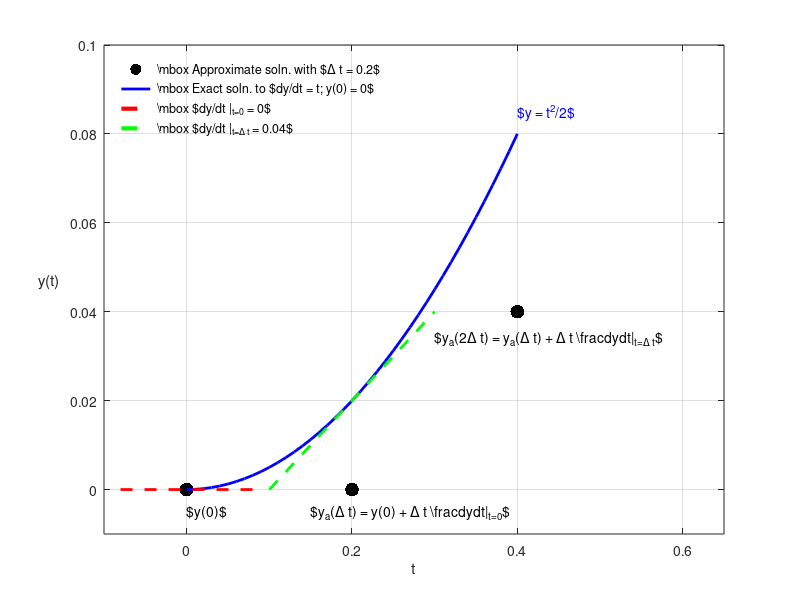

Reproduce this figure in MATLAB. (Note: this script raises an error after producing the figure.)
clear;
t = [0:0.2:0.4];
dt = t(2)-t(1);
y(1) = 0;
for i = 1:length(t)-1
    y(i+1) = y(i) + dt*t(i);
end

te = [0:0.01:t(end)];
ye = te.^2/2;

figure(1);clf;
    plot(t,y,'k.','MarkerSize',30);
    hold on;grid on;
    plot(te,ye,'b','LineWidth',2);
    xlabel('t');
    ylabel('y(t) ','Rotation',0,'HorizontalAlignment','Right');
    r = (t(2)-t(1))/(te(2)-te(1));

       
    plot([te(1) te(21)],NaN*[ye(1) ye(1)],'r--','LineWidth',3)
    plot([te(21) te(41)],NaN*[ye(21) ye(21)],'g--','LineWidth',3)

    plot([-0.08 0.08],[0 0],'r--','LineWidth',2)

    %dy/dt = t
    % delta = dy/dt*dt
    delta = (te(31)-te(11))*(te(31)-te(21));
    plot([te(11) te(31)],[ye(21)-delta ye(21)+delta],'g--','LineWidth',2)
    legend('\mbox{ }Approximate soln. with $\Delta t = 0.2$',...
            '\mbox{ }Exact soln. to $dy/dt = t; y(0) = 0$',...
            '\mbox{ }$dy/dt |_{t=0} = 0$',...
            '\mbox{ }$dy/dt |_{t=\Delta t} = 0.04$',...
            'Location','NorthWest');
    legend boxoff
    text(0,-0.005,'$y(0)$');
    text(0.15,-0.005,'$y_a(\Delta t) = y(0) + \Delta t \frac{dy}{dt}|_{t=0}$');
    text(0.30,0.034,'$y_a(2\Delta t) = y_a(\Delta t) + \Delta t \frac{dy}{dt}|_{t=\Delta t}$');
    text(0.4,0.085,'$y = t^2/2$','Color','Blue');
    axis([-0.1 0.65 -0.01 0.1]);
    
 saveplots('overview.png')